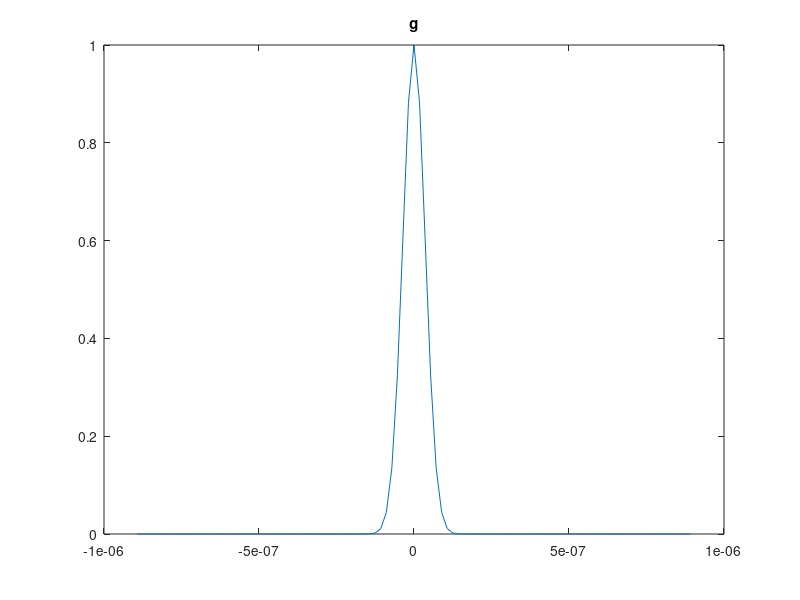

The MATLAB script that drew this image: (Note: this script raises an error after producing the figure.)
clc, close all
%% Gaussian function
% x = 0:dt:length(tx_wave)*dt-dt;
dt = 1 / 56e6;
L = 101;
x_fil = ((0:L-1)-floor(L/2))*dt;
sigma = 2 * dt;
%sigma = 1/chirp_bw;

%Peak at the centre
% d = (x(end)-x(1)) / 2 + x(1);
% g = 1/(sigma*sqrt(2*pi)) * exp(-0.5*((x-d)./sigma).^2); 
g = 1/(sigma*sqrt(2*pi)) * exp(-0.5*(x_fil/sigma).^2); 

g = g/ max(g);
figure, plot(x_fil,abs(g))
title("g")

%% Gauss wavenumber window
lambda = physconst("LightSpeed")/1.65e9;
ang = deg2rad(-90:.1:90);
k_rx = sin(ang).*(2*pi/lambda);
pho_az = 1;
Dk = 2*pi / pho_az;
sigma = Dk/2;
%Peak at the centre
% d = (x(end)-x(1)) / 2 + x(1);
% g = 1/(sigma*sqrt(2*pi)) * exp(-0.5*((x-d)./sigma).^2); 
g = 1/(sigma*sqrt(2*pi)) * exp(-0.5*(k_rx/sigma).^2); 
max(g)
g = g/ max(g);
figure, plot(rad2deg(ang),abs(g))
title("g")

%% sinc raw
x =( (0:2^15 - 1) - 2^14) * dt;

f = sinc(x/ dt * .9);%conv(tx_wave,conj(tx_wave),'same');
f = f / max(abs(f));
figure, plot(x,abs(f))
title("f")

F = fftshift(fft(f));
figure,plot(abs(F))
title("F")


%% mult Freq domain

G = fftshift(fft(g,length(F)));
figure,plot(abs(G))
title("G")
Y = G.*F;
figure,plot(abs(Y))
title("Y")
y = ifftshift(ifft(Y));
figure,plot(abs(y))
title("y")
figure,plot(f),title("f")

%% Filter
figure
plot(x,abs(f))


% w = g;
% w = w/sum(w);
% w = g;
y = conv2(f,g,'same');

hold on, plot(x_fil,abs(g))
hold on, plot(x,abs(y))

legend('f','g','y')